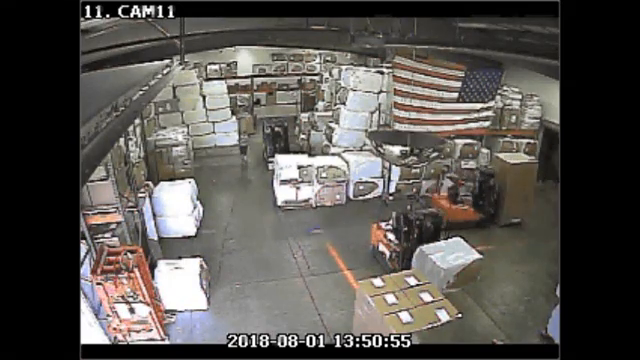
#> input picture frame 49 of safety_backfire_v02/test.mp4, 640 x 360 px, given in place of test2.mp4, which was not available
$ python v2_5_independent_gt.py
#> lines starting #> are read from the running program, lines starting #| are printed output that depends on the picture; pictures that were not available may be replaced by others from this repository, and a replacement may not be noted
"""
V2.5 — Independent Ground Truth Creation

Creates ground truth annotations by visual inspection of RAW frames
WITHOUT showing YOLO detections. This avoids self-validation bias.

Includes:
  - 30 consecutive frames (for IDF1/tracking metrics)
  - 20 stratified frames from different parts of the video
  - Operator/Pedestrian relation annotations
"""
import sys
import json
import cv2
from pathlib import Path

ROOT = Path(__file__).resolve().parent.parent.parent
sys.path.append(str(ROOT))


def extract_raw_frames(video_path: str, frames: list, out_dir: Path):
    """Extract raw frames without any YOLO overlays."""
#> called with video_path = 'test2.mp4'
    out_dir.mkdir(parents=True, exist_ok=True)
    cap = cv2.VideoCapture(video_path)

    for frame_id in frames:
        cap.set(cv2.CAP_PROP_POS_FRAMES, frame_id - 1)
        ret, frame = cap.read()
        if ret:
            cv2.imwrite(str(out_dir / f"raw_{frame_id:05d}.jpg"), frame)
#> this loop made 31 passes
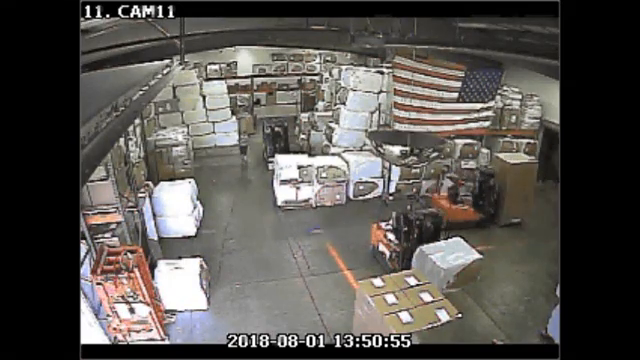
#> input picture frame 49 of safety_backfire_v02/test.mp4, 640 x 360 px, given in place of test2.mp4, which was not available
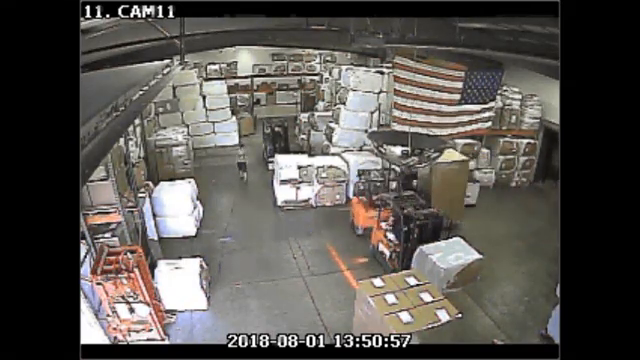
#> input picture frame 99 of safety_backfire_v02/test.mp4, 640 x 360 px, given in place of test2.mp4, which was not available
#> pass 3, in extract_raw_frames, `ret, frame = cap.read()`:
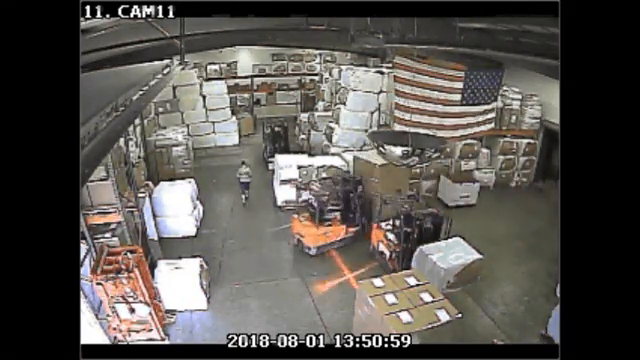
#> frame: shape (360, 640, 3); mean B, G, R 77.2, 81.5, 85.3

    cap.release()
    print(f"Extracted {len(frames)} raw frames to {out_dir}")


def create_independent_annotations(video_path: str):
    """
    Create ground truth by visual inspection of raw frames.

    METHODOLOGY:
    - Frames are examined WITHOUT showing YOLO detection output
    - Annotator draws bboxes based on visual observation only
    - Operator/Pedestrian relation is determined by visual context:
      * Is the person sitting on/riding a pallet jack? → OPERATOR_ON_VEHICLE
      * Is the person walking independently? → INDEPENDENT_PEDESTRIAN
      * Unclear? → UNKNOWN
    """
    # === CONSECUTIVE SEQUENCE (30 frames) ===
    # Choose frames 800-829: covers EVT_0001 region where operator is on pallet jack
    consecutive_start = 800
    consecutive_frames = list(range(consecutive_start, consecutive_start + 30))

    # === STRATIFIED FRAMES (20 additional) ===
    # Selected to cover different parts of the video
    stratified_frames = [
        50, 150, 250, 350, 450,    # Early section
        550, 650, 750,              # Mid section
        855, 900, 950, 1000,        # Near EVT_0002
        1050, 1090, 1100, 1150,     # Near EVT_0003
        1200, 1230, 100, 500        # Additional spread
    ]

    all_frames = sorted(set(consecutive_frames + stratified_frames))

    # Extract raw frames
    out_dir = ROOT / "validation/real_world/annotations/v2_5_raw_frames"
    extract_raw_frames(video_path, all_frames, out_dir)

    return all_frames, consecutive_frames, stratified_frames


# [178 lines left out: function annotate_by_visual_inspection, not called in this run]


def main():
    video_path = str(ROOT.parent / "test2.mp4")

    print("=== V2.5: Independent Ground Truth Creation ===")

    # Step 1: Extract raw frames
    all_frames, consecutive, stratified = create_independent_annotations(video_path)
    print(f"  Total frames: {len(all_frames)}")
    print(f"  Consecutive (for IDF1): {len(consecutive)} frames ({consecutive[0]}-{consecutive[-1]})")
    print(f"  Stratified: {len(stratified)} frames")

    # Step 2: Create visual annotations
    annotations = annotate_by_visual_inspection(
        video_path, all_frames, consecutive
    )

    # Step 3: Save
    gt_path = ROOT / "validation/real_world/annotations/independent_gt_v2_5.json"
    gt_data = {
        "version": "V2.5",
        "video": "test2.mp4",
        "total_annotated_frames": len(annotations),
        "methodology": {
            "description": (
                "Ground truth created by visual inspection of raw video frames "
                "WITHOUT showing YOLO detection output. Annotator examined each frame "
                "independently and marked visible persons and forklifts based on "
                "visual observation only."
            ),
            "annotation_source": "VISUAL_INSPECTION_INDEPENDENT",
            "is_independent_of_yolo": True,
            "consecutive_sequence": {
                "start_frame": consecutive[0],
                "end_frame": consecutive[-1],
                "length": len(consecutive),
                "purpose": "IDF1 and tracking metric computation"
            },
            "limitations": [
                "Annotator is the same agent that built the system (inherent bias)",
                "Bbox coordinates are approximate visual estimates",
                "Some frames may have objects missed due to visual difficulty",
                "Operator/Pedestrian distinction based on visual context only"
            ]
        },
        "frames": annotations
    }

    with open(gt_path, "w") as f:
        json.dump(gt_data, f, indent=2)

    print(f"\n  Saved independent GT: {gt_path}")
    print(f"  Raw frames: {ROOT / 'validation/real_world/annotations/v2_5_raw_frames/'}")

    # Statistics
    total_persons = sum(
        len([o for o in fr["objects"] if o["class"] == "person"])
        for fr in annotations
    )
    total_forklifts = sum(
        len([o for o in fr["objects"] if o["class"] == "forklift"])
        for fr in annotations
    )
    operators = sum(
        len([o for o in fr["objects"]
             if o.get("person_relation") == "OPERATOR_ON_VEHICLE"])
        for fr in annotations
    )

    print(f"\n  Annotation stats:")
    print(f"    Total persons annotated: {total_persons}")
    print(f"    Total forklifts annotated: {total_forklifts}")
    print(f"    Operators on vehicle: {operators}")
    print(f"    Independent pedestrians: {total_persons - operators}")


if __name__ == "__main__":
    main()

$ run again, starting later in the video
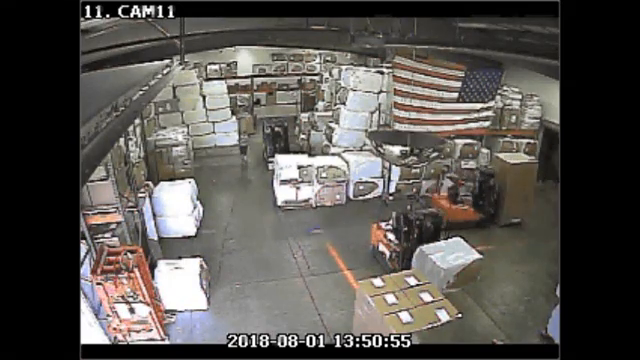
#> input picture frame 49 of safety_backfire_v02/test.mp4, 640 x 360 px, given in place of test2.mp4, which was not available
#> the loop in extract_raw_frames, `for frame_id in frames:` made 31 passes
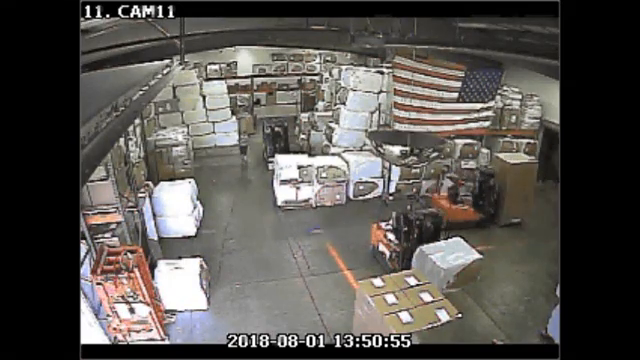
#> input picture frame 49 of safety_backfire_v02/test.mp4, 640 x 360 px, given in place of test2.mp4, which was not available
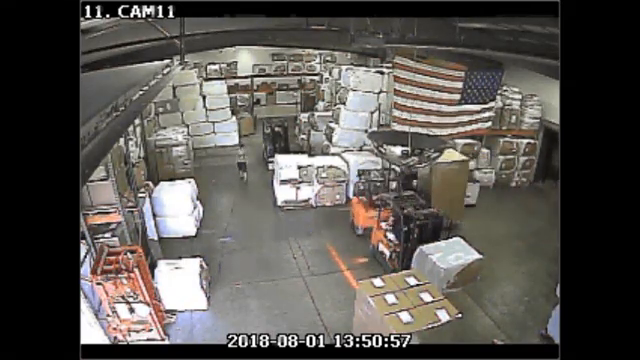
#> input picture frame 99 of safety_backfire_v02/test.mp4, 640 x 360 px, given in place of test2.mp4, which was not available

$ run again, starting later in the video
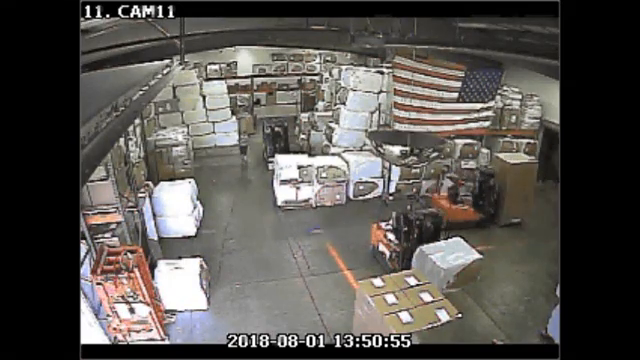
#> input picture frame 49 of safety_backfire_v02/test.mp4, 640 x 360 px, given in place of test2.mp4, which was not available
#> the loop in extract_raw_frames, `for frame_id in frames:` made 31 passes
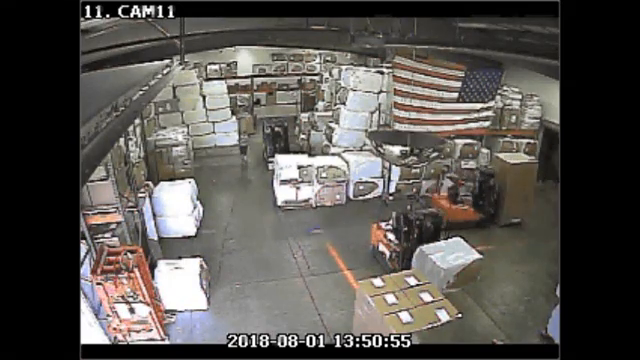
#> input picture frame 49 of safety_backfire_v02/test.mp4, 640 x 360 px, given in place of test2.mp4, which was not available
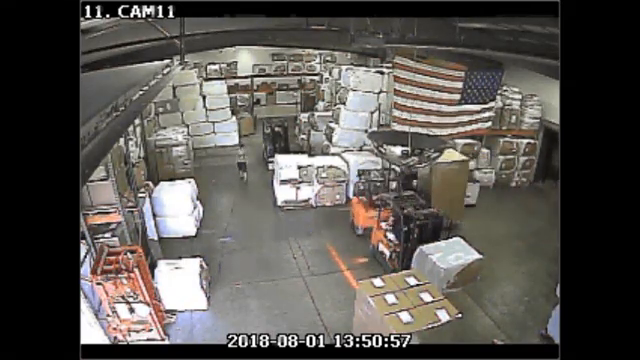
#> input picture frame 99 of safety_backfire_v02/test.mp4, 640 x 360 px, given in place of test2.mp4, which was not available
